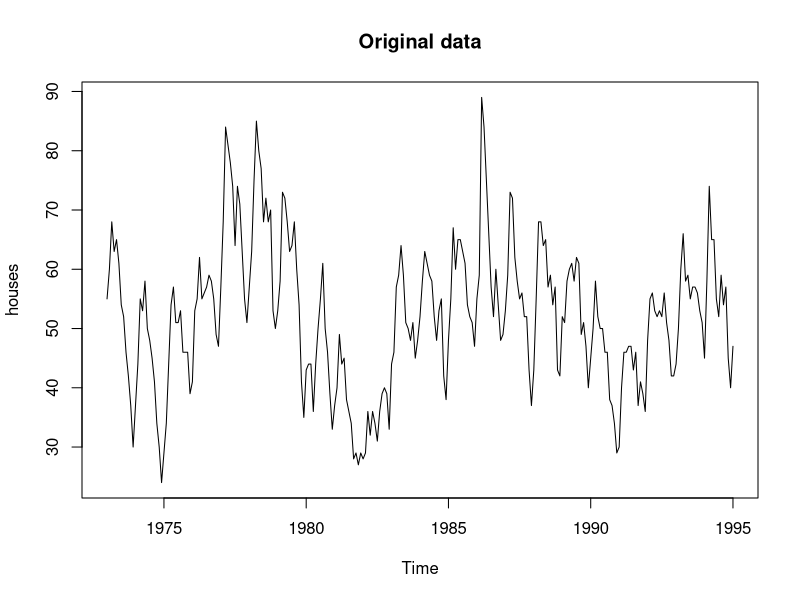
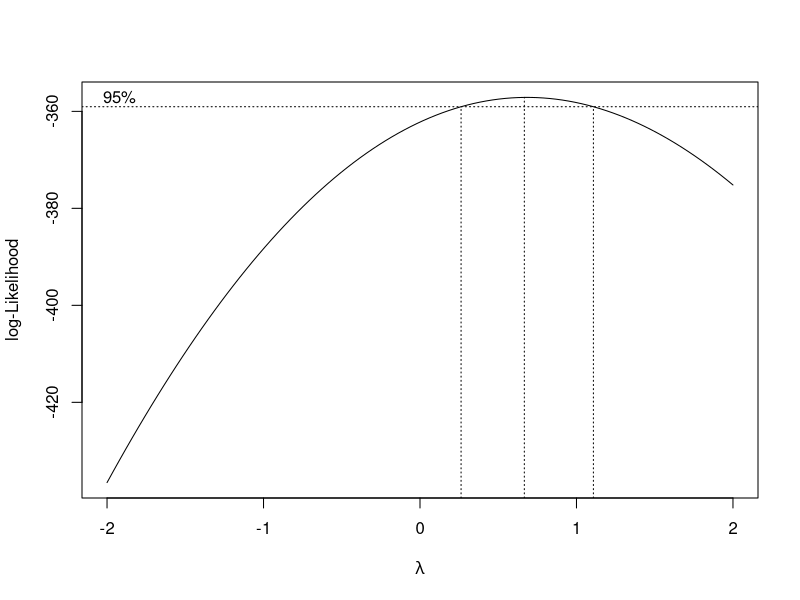
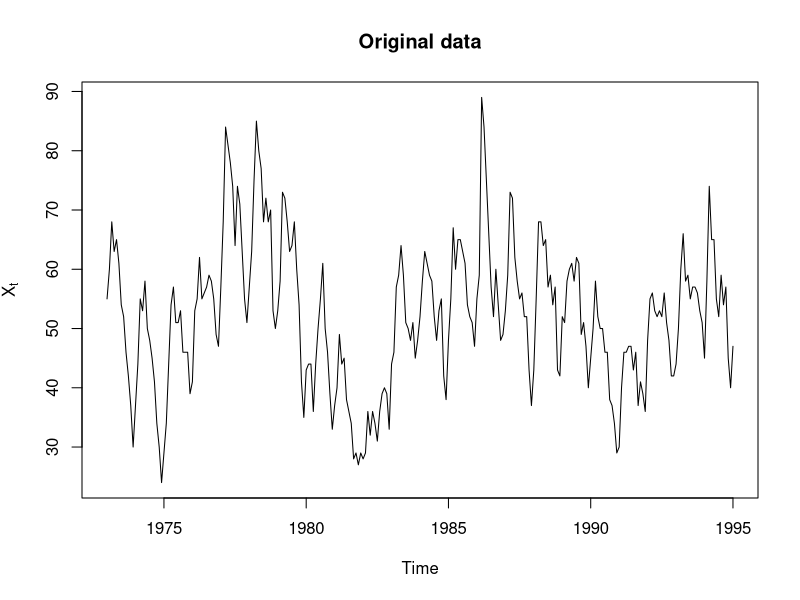
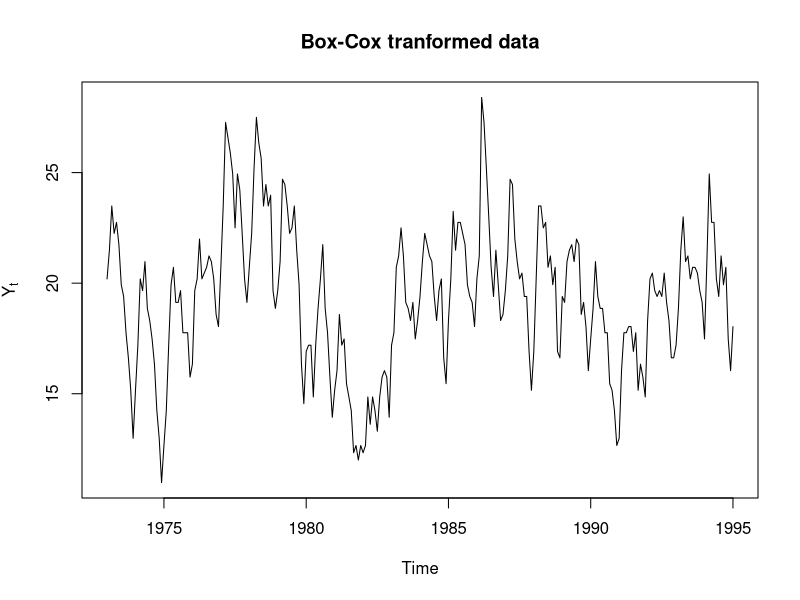
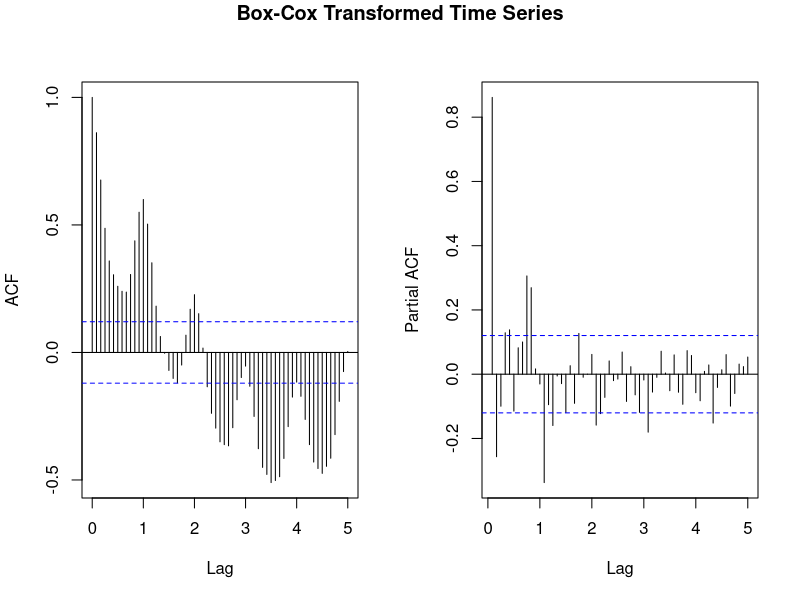
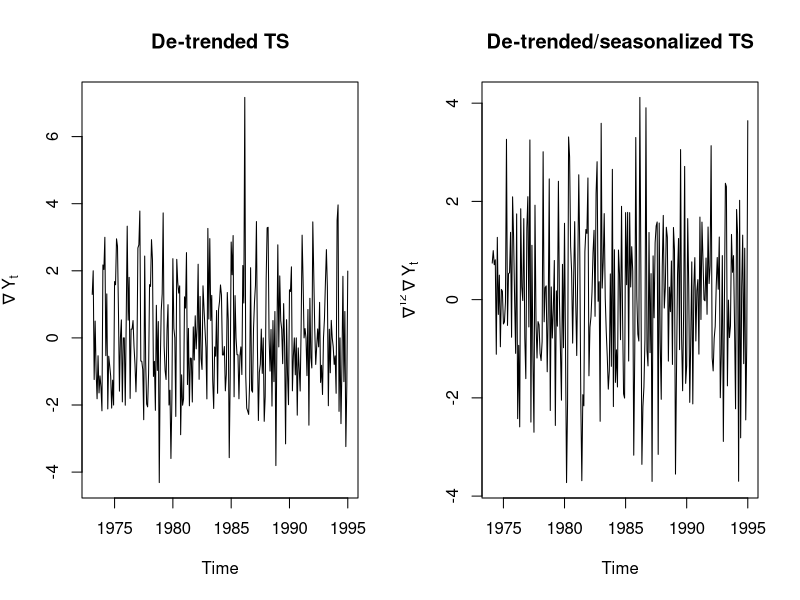
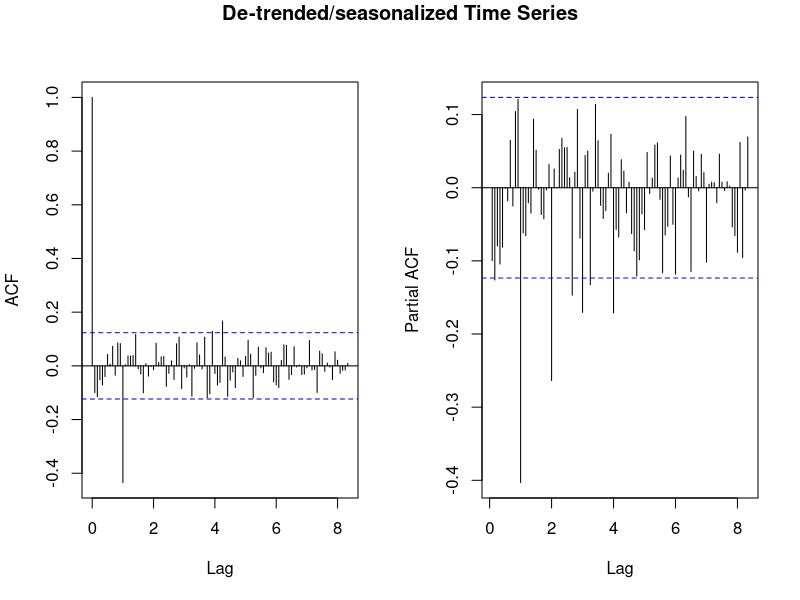

Reproduce these figures in R, in order. (Note: this script raises an error after producing the figures.)
#Import Data 
houses.csv = read.table("monthly-sales-of-new-onefamily-h.csv"
                        , sep=",", header=FALSE, skip=1, nrows=265 )
#Create TS & Plot TS
houses = ts(houses.csv[,2], start = c(1973,1), frequency = 12)
ts.plot(houses,main = "Original data")

#BC Transformation on data
library(MASS)
t = 1:length(houses)
fit = lm(houses ~ t)
bcTransform = boxcox(houses ~ t,plotit = TRUE)

lambda = bcTransform$x[which(bcTransform$y == max(bcTransform$y))]
houses.bc = (1/lambda)*(houses^lambda-1)

#Plot transformed TS
ts.plot(houses,main = "Original data",ylab = expression(X[t]))
ts.plot(houses.bc,main = "Box-Cox tranformed data", ylab = expression(Y[t]))


#Compare Var 
var(houses)
var(houses.bc)


#Plotting ACF/PACF of transformed data 
{op = par(mfrow = c(1,2))
  acf(houses.bc,lag.max = 60,main = "")
  pacf(houses.bc,lag.max = 60,main = "")
  title("Box-Cox Transformed Time Series", line = -1, outer=TRUE)
  par(op)}


{op = par(mfrow = c(1,2))
  #Differencing data at lag 1
  y1 = diff(houses.bc, 1)
  plot(y1,main = "De-trended TS",ylab = expression(nabla~Y[t]))
  
  #Differencing data at lag 12
  y12 = diff(y1, 12)
  ts.plot(y12,main = "De-trended/seasonalized TS",ylab
          = expression(nabla^{12}~nabla~Y[t]))
  par(op)}


#Plot ACF/PACF of differenced data
{op = par(mfrow = c(1,2))
  acf(y12,lag.max = 100,main = "")
  pacf(y12,lag.max = 100,main = "")
  title("De-trended/seasonalized Time Series", line = -1, outer=TRUE)
  par(op)}


#Candidate Models
fit1<-arima(houses.bc, order=c(0,0,0), seasonal=list(order=c(2,0,1), period=12))
fit1

fit2<-arima(houses.bc, order=c(0,0,0), seasonal=list(order=c(4,0,1), period=12))
fit2

fit3<-arima(houses.bc, order=c(2,0,0), seasonal=list(order=c(2,0,1), period=12))
fit3

#Causal/Invertible Fit1
polyroot(c(1, -1.0058, 0.3863  )) #SAR2 for Model 1 
polyroot(c(1, -0.2581 )) #SMA1 for Model 1 


#Causal/Invertible Fit2
polyroot(c(1, -1.5084, 0.5952, 0.2843,-0.3710 )) #SAR4 for Model 2 || 
#Not stationary bc ar root inside unit circle 
polyroot(c( 1, -0.9864)) #SMA1 for Model 2

#Causal/Invertible Fit3
polyroot(c(1, -0.8225,  -0.0435)) #AR2 for Model 3 
polyroot(c(1, -0.3374,-0.2941)) #SAR2 for Model 3
polyroot(c(1, 0.0548 )) #SMA1 for Model 3


#Residuals of first model
res1<-residuals(fit1)
plot(res1, main="Residuals of Model 1")

{op = par(mfrow = c(1,2))
  hist(res1, col="light blue", xlab="", main="Histogram of 
       Residuals")
  qqnorm(res1);qqline(res1)
  par(op)}
mean(res1)
var(res1)

#Diagnostic checking for Model 1
Box.test(res1,lag=16, type = c("Box-Pierce"), fitdf=0)
Box.test(res1,lag=16, type = "Ljung", fitdf=0)
Box.test(res1^2, lag=16, type = "Ljung", fitdf=0) #McLeod-Li/Quadratic correlation test
shapiro.test(res1)

{op = par(mfrow = c(1,2))
  acf(res1)
  pacf(res1)
  par(op)}

#Residuals of second model
res2<-residuals(fit2)
plot(res2, main="Residuals of Model 2")
{op = par(mfrow = c(1,2))
  hist(res2, col="light blue", xlab="", main="Histogram of 
       Residuals")
  qqnorm(res2);qqline(res2)
  par(op)}
mean(res2)
var(res2)

#Diagnostic checking for Model 2
Box.test(res2,lag=16, type = c("Box-Pierce"), fitdf=0)
Box.test(res2,lag=16, type = "Ljung", fitdf=0)
Box.test(res2^2,lag=16, type = "Ljung", fitdf=0)
shapiro.test(res2)

{op = par(mfrow = c(1,2))
  acf(res2)
  pacf(res2)
  par(op)}

#Residuals of third model
res3<-residuals(fit3)
plot(res3, main="Residuals of Model 3")
{op = par(mfrow = c(1,2))
  hist(res3, col="light blue", xlab="", main="Histogram of 
       Residuals")
  qqnorm(res3);qqline(res3)
  par(op)}

mean(res3)
var(res3)

#Diagnostic checking for Model 3
Box.test(res3, lag=16,type = c("Box-Pierce"), fitdf=2)
Box.test(res3, lag=16,type = "Ljung", fitdf=2)
Box.test(res3^2, lag=16,type = "Ljung", fitdf=0)
shapiro.test(res3)
{op = par(mfrow = c(1,2))
  acf(res3)
  pacf(res3)
  par(op)}


#True Points
x.true = c("1995-02","1995-03","1995-04","1995-05","1995-06","1995-07","1995-08","1995-09","1995-10","1995-11")
y.true=c(47,60,58,63,64,64,63,55,54,44)

#Forecasting data points and CI using Model 3
pred <- predict(fit3, n.ahead=10)
newpred<-(2/3*pred$pred+1)^3/2
{ts.plot(houses,xlim=c(1973,1997), ylim=c(0,100), main = "Original data with Forecasts")
  
  space=(1995-1973)/length(houses)
  
  index=2:11*space
  indextoadd=1995+index
  points(indextoadd,pred$pred,type="l",col="red")
  
  lines(indextoadd,pred$pred-1.96*pred$se,lty="dashed")
  lines(indextoadd,pred$pred+1.96*pred$se,lty="dashed")
  points(indextoadd, y.true)
  points(x.true, y.true, pch = "*", col = "blue")}

